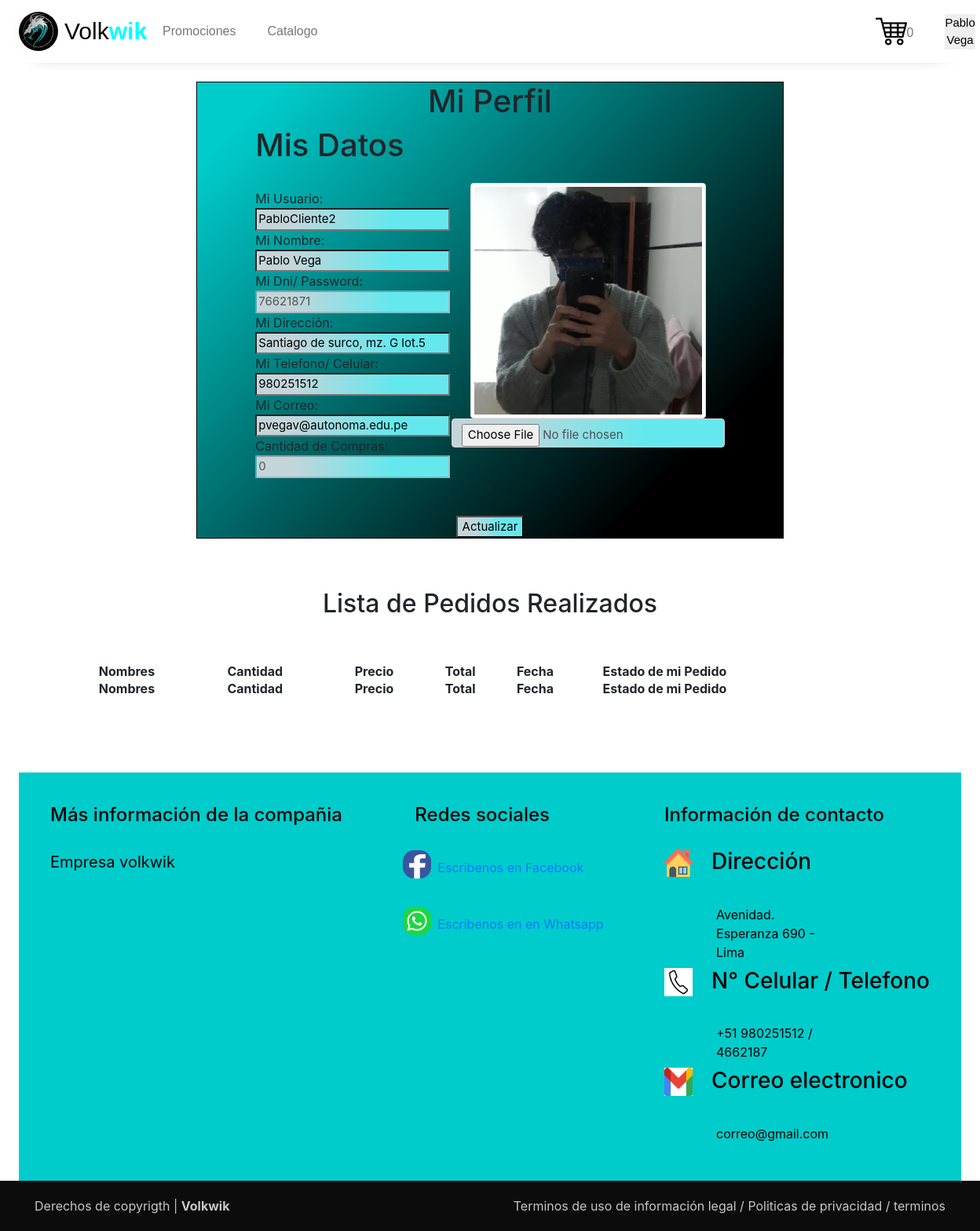
Screenshot of /views/Perfil.php (signed in) with the database file from the repository.
### tables this page shows
CREATE TABLE `cliente` (
  `IdCliente` int(11) UNSIGNED NOT NULL,
  `Dni` varchar(8) DEFAULT NULL,
  `User` varchar(50) NOT NULL,
  `Nombres` varchar(244) DEFAULT NULL,
  `Direccion` varchar(244) DEFAULT NULL,
  `Telefono` int(11) NOT NULL,
  `Correo` varchar(250) NOT NULL,
  `Compras` int(11) NOT NULL,
  `Foto` varchar(250) NOT NULL,
  `Estado` varchar(50) DEFAULT NULL
);

### views/Perfil.php (the view, shortened to what this page needs)
<div hidden><?php include '../recursos/conexión.php'; ?></div>
<html>
    <head>
        <link rel="stylesheet" type="text/css" href="https://cdn.datatables.net/1.10.22/css/dataTables.bootstrap4.min.css">
        <link rel="stylesheet" href="https://cdnjs.cloudflare.com/ajax/libs/twitter-bootstrap/4.5.2/css/bootstrap.css"/>
    </head>
    <header>
        <?php
        if (isset($_SESSION['usuario'])) {
            include './extremos/headerAdmin.php';
            $usu = $_SESSION['usuario'];
        } elseif (isset($_SESSION['cliente'])) {
            include './extremos/headercli.php';
        } else {
            include './extremos/header.php';
        }
        ?>
    </header>
    <body>
        <br>
        <form action="EditPerfil.php" method="POST" enctype="multipart/form-data">
            <div align="center">
                <div class="bodyF">
                    <h1>Mi Perfil</h1>
                    <?php foreach ($Cliente as $cliente) { ?>
                        <div style="justify-content: space-between;display: flex;">
                            <div style="padding-left: 10%" align="left">
                                <h1>Mis Datos</h1>
                                <div hidden>Mi ID:<br> <input name = "idc" id = "idc" value = "<?php echo $cliente['IdCliente'] ?>" hidden></div><br>
                                Mi Usuario:<br> <input name = "usercli" id = "usercli" value = "<?php echo $cliente['User'] ?>"><br>
                                Mi Nombre:<br> <input name = "nombcli" id = "nombcli" value = "<?php echo $cliente['Nombres'] ?>"><br>
                                Mi Dni/ Password:<br> <input value = "<?php echo $cliente['Dni'] ?>" disabled><br>
                                Mi Dirección:<br> <input name = "direccc" id = "direccc" value = "<?php echo $cliente['Direccion'] ?>" ><br>
                                Mi Telefono/ Celular:<br> <input name = "telecli"id = "telecli" value = "<?php echo $cliente['Telefono'] ?>"><br>
                                Mi Correo:<br> <input name = "correcli" type="email" id = "correcli" value = "<?php echo $cliente['Correo'] ?>"><br>
                                Cantidad de Compras:<br> <input value = "<?php echo $cliente['Compras'] ?>" disabled>
                            </div>
                            <div style = "padding-right: 10%">
                                <br><br><br>
                                <img class = "img-thumbnail" src = "vistasE/FotosCli/<?php echo $cliente['Foto']; ?>" width = "300" height = "340" alt = "<?php echo $cliente['Nombres']; ?>"/><br>
                                <input type = "file" accept = "image/*" name = "fotocli"id = "fotocli" value = "<?php echo $fotocli ?>" class = "form-control" >
                            </div>
                        </div>
                        <?php } ?>
                    <<br><br>
                    <input type = "submit"value = "Actualizar" name = "accion">
                </div>
            </div>
        </form>
        <br><br>
        <center>
<div style="width: 80%">
    <h2>Lista de Pedidos Realizados</h2>
    <br><br>
        <table id="example" class="hover" style="width:100%">
            <thead>
                <tr>
                    <th>Nombres</th>
                    <th>Cantidad</th>
                    <th>Precio</th>
                    <th>Total</th>
                    <th>Fecha</th>
                    <th>Estado de mi Pedido</th>
                </tr>
            </thead>
            <tfoot>
                <tr>
                    <th>Nombres</th>
                    <th>Cantidad</th>
                    <th>Precio</th>
                    <th>Total</th>
                    <th>Fecha</th>
                    <th>Estado de mi Pedido</th>
                </tr>
            </tfoot>
        </table>
    </div>
        </center>
        <br><br>
    </body>
    <br><br>
    <footer>
    <?php include './extremos/footer.php'?>
</footer>
</html>

### views/extremos/headercli.php (shortened to what this page needs)
<?php
include '../recursos/conexión.php';
$usu = $_SESSION['cliente'];
$sentencia = $conn->prepare("SELECT * FROM `cliente` where IdCliente=:IdCliente");
$sentencia->bindParam(':IdCliente', $usu['IdCliente']);
$sentencia->execute();
$Cliente = $sentencia->fetchAll(PDO::FETCH_ASSOC);
?>
<!DOCTYPE html>
<html>
    <head>
        <link rel="stylesheet" href="estilos/hem.css">
        <link rel="stylesheet" href="estilos/promoAB.css">
        <link rel="stylesheet" href="estilos/login.css">
    </head>
    <div class="headerC">
        <header>
            <div class="menu">
                <nav>
                    <div class="logo" >
                        <a href="../views"><img class="img" src="estilos/icons/volkwik.jpg"></a>
                        <h1><a href="../views">Volk<b>wik</b></a></h1>
                    </div>
                    <ul>
                        <li><a href="/Volkwik2020/views/Promo.php" class="menu-selected">Promociones</a></li>
                        <li><a href="/Volkwik2020/views/Catalogo.php" class="menu-selected">Catalogo</a></li>
                        <li><label class="buscador right menu-selected "></label></li>
                        <li>
                            <a href="Carrito.php"style="display: flex;justify-content: space-between" class="menu-selected">
                                <img class="imgI" src="estilos/icons/carrito.png">
                                <label style="padding: 10px 0px 0px 0px">
                                    <?php
                                    echo (empty($_SESSION['Carrito'])) ? 0 : count($_SESSION['Carrito'])
                                    ?>
                                </label>
                            </a>
                        </li>
                        <li>
                            <div id="bar">
                                <div id="container">
                                    <div id="loginContainer">
                                        <a href="#" id="loginButton">  <button style="border: none;outline: none;font-size: 15px">
                                                <?php
                                                foreach ($Cliente as $cliente) {
                                                    echo $cliente['Nombres'];?>
                                                </button></a>
                                                        <?php } ?><br><br>
                                    </div>
                                </div>
                            </div>
                        </li>
                    </ul>
                </nav>
            </div>
        </header>
    </div>
</html>

### views/estilos/hem.css (style rules this page uses)
.headerC { max-width: 1200px; margin: auto; display: flex; justify-content: space-between; }
.headerC * { margin: 0; padding: 0; box-sizing: border-box; text-decoration: none; font-family: sans-serif; }
.headerC .img { width: 50px; height: 50px; border-radius: 30px; margin-right: 8px; }
.headerC .imgI { width: 40px; height: 40px; border-radius: 3px; }
.headerC header { top: 0; left: 0; width: 100%; height: 80px; background-color: white; box-shadow: 0 4px 25px -22px black; }
.headerC .logo { height: 80px; justify-content: center; align-items: center; display: flex; }
.headerC .logo h1 a { color: black; font-size: 30px; }
.headerC .logo h1 a b { color: aqua; font-size: 30px; }
.headerC .menu { height: 80px; display: flex; }
.headerC .menu nav { height: 100%; display: flex; }
.headerC .menu nav ul { height: 100%; display: flex; list-style: none; }
.headerC .menu nav ul li { height: 100%; margin: 0% 20px; justify-content: center; align-items: center; display: flex; position: initial; }
.headerC .menu nav ul li .buscador { width: 280px; height: 40px; border-color: aquamarine; border-radius: 20px; outline: none; padding-left: 20px; }
.headerC .menu nav ul li a { color: #777777; transition: color 300ms; }
.headerC .right { margin-right: 180px; }

### views/estilos/login.css (style rules this page uses)
.headerC #loginContainer { font-size:12px; }
.headerC #loginButton { cursor:pointer; }

### views/Perfil.php (style rules this page uses)
.bodyF { width: 60%; border: solid black 1px; position: static; background: #00cccc; background: -moz-linear-gradient(-45deg, #00cccc 8%, #000000 83%); background: -webkit-linear-gradient(-45deg, #00cccc 8%, #000000 83%); background: linear-gradient(135deg, #00cccc 8%, #000000 83%); filter: progid: DXImageTransform.Microsoft.gradient( startColorstr='#00cccc', endColorstr='#000000', GradientType=1); }
.bodyF input { background: rgb(196,213,218); background: -moz-linear-gradient(90deg, rgba(196,213,218,1) 18%, rgba(101,232,237,1) 70%); background: -webkit-linear-gradient(90deg, rgba(196,213,218,1) 18%, rgba(101,232,237,1) 70%); background: linear-gradient(90deg, rgba(196,213,218,1) 18%, rgba(101,232,237,1) 70%); filter: progid:DXImageTransform.Microsoft.gradient(startColorstr="#c4d5da",endColorstr="#65e8ed",GradientType=1); font-size: 15px; }

### views/extremos/headercli.php (style rules this page uses)
.headerC .right { margin-right: 310px; }

### rows the page displays
cliente: Nombres "Pablo Vega", usercli "PabloCliente2", nombcli "Pablo Vega", Dni "76621871", direccc "Santiago de surco, mz. G lot.5", telecli "980251512", correcli "pvegav@autonoma.edu.pe", Compras "0", Foto (picture)
